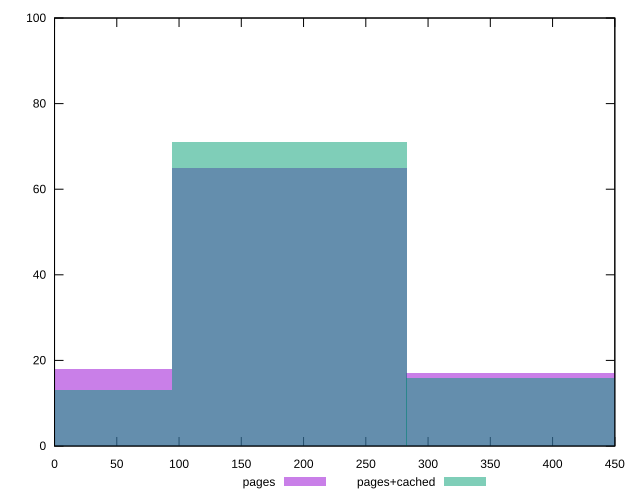

Write the gnuplot code that produced this figure.
reset

$pages <<EOF
188.45621807501882 65
376.91243615003765 17
0 18
EOF

$pagesCached <<EOF
188.45621807501882 71
0 13
376.91243615003765 16
EOF

set key outside below
set boxwidth 188.45621807501882
set xrange [0:450]
set yrange [0:100]
set trange [0:100]
set style fill transparent solid 0.5 noborder
set terminal svg size 640, 500 enhanced background rgb 'white'
set output "report_00013_2021-02-09T12-04-24.940Z/offscreen-images/comparison/histogram/0_vs_1.svg"

plot $pages title "pages" with boxes, \
     $pagesCached title "pages+cached" with boxes

reset
